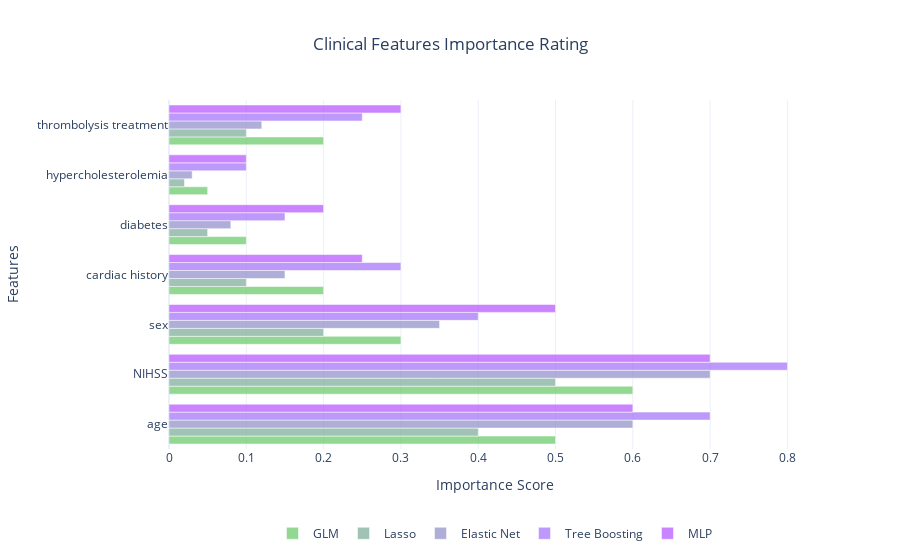

The code cell stored with this chart in its notebook:
### Code cell
import pandas as pd

# Sample data for feature importance
data = {
    "Feature": ["age", "NIHSS", "sex", "cardiac history", "diabetes", "hypercholesterolemia", "thrombolysis treatment"],
    "GLM": [0.5, 0.6, 0.3, 0.2, 0.1, 0.05, 0.2],
    "Lasso": [0.4, 0.5, 0.2, 0.1, 0.05, 0.02, 0.1],
    "Elastic Net": [0.6, 0.7, 0.35, 0.15, 0.08, 0.03, 0.12],
    "Tree Boosting": [0.7, 0.8, 0.4, 0.3, 0.15, 0.1, 0.25],
    "MLP": [0.6, 0.7, 0.5, 0.25, 0.2, 0.1, 0.3]
}

df = pd.DataFrame(data)

import plotly.graph_objects as go

# Initialize a Plotly figure
fig = go.Figure()

# List of models to iterate through
models = ["GLM", "Lasso", "Elastic Net", "Tree Boosting", "MLP"]

# Create a subplot for each model
for i, model in enumerate(models):
    fig.add_trace(
        go.Bar(
            y=df["Feature"],                # Features on the y-axis
            x=df[model],                    # Importance values on the x-axis
            orientation="h",                # Horizontal bar chart
            name=model,                     # Model name for the legend
            marker=dict(color=f"rgba({20*i + 100}, {200 - 30*i}, {50*i + 100}, 0.7)")  # Custom color for each model
        )
    )

# Update layout for a clean look
fig.update_layout(
    title="Clinical Features Importance Rating",
    title_x=0.5,  # Center the title
    barmode="group",  # Group the bars side-by-side
    xaxis_title="Importance Score",
    yaxis_title="Features",
    template="plotly_white",
    legend=dict(orientation="h", y=-0.2, x=0.5, xanchor="center")  # Place the legend below the chart
)

# Show the chart
fig.show()

### Figure 1 — Plotly figure (JSON) as saved in the notebook; plotly's stock layout.template omitted (floating-point values rounded to 4 significant figures)
{"data": [{"marker": {"color": "rgba(100, 200, 100, 0.7)"}, "name": "GLM", "orientation": "h", "type": "bar", "x": [0.5, 0.6, 0.3, 0.2, 0.1, 0.05, 0.2], "y": ["age", "NIHSS", "sex", "cardiac history", "diabetes", "hypercholesterolemia", "thrombolysis treatment"]}, {"marker": {"color": "rgba(120, 170, 150, 0.7)"}, "name": "Lasso", "orientation": "h", "type": "bar", "x": [0.4, 0.5, 0.2, 0.1, 0.05, 0.02, 0.1], "y": ["age", "NIHSS", "sex", "cardiac history", "diabetes", "hypercholesterolemia", "thrombolysis treatment"]}, {"marker": {"color": "rgba(140, 140, 200, 0.7)"}, "name": "Elastic Net", "orientation": "h", "type": "bar", "x": [0.6, 0.7, 0.35, 0.15, 0.08, 0.03, 0.12], "y": ["age", "NIHSS", "sex", "cardiac history", "diabetes", "hypercholesterolemia", "thrombolysis treatment"]}, {"marker": {"color": "rgba(160, 110, 250, 0.7)"}, "name": "Tree Boosting", "orientation": "h", "type": "bar", "x": [0.7, 0.8, 0.4, 0.3, 0.15, 0.1, 0.25], "y": ["age", "NIHSS", "sex", "cardiac history", "diabetes", "hypercholesterolemia", "thrombolysis treatment"]}, {"marker": {"color": "rgba(180, 80, 300, 0.7)"}, "name": "MLP", "orientation": "h", "type": "bar", "x": [0.6, 0.7, 0.5, 0.25, 0.2, 0.1, 0.3], "y": ["age", "NIHSS", "sex", "cardiac history", "diabetes", "hypercholesterolemia", "thrombolysis treatment"]}], "layout": {"barmode": "group", "legend": {"orientation": "h", "x": 0.5, "xanchor": "center", "y": -0.2}, "title": {"text": "Clinical Features Importance Rating", "x": 0.5}, "xaxis": {"title": {"text": "Importance Score"}}, "yaxis": {"title": {"text": "Features"}}}}
